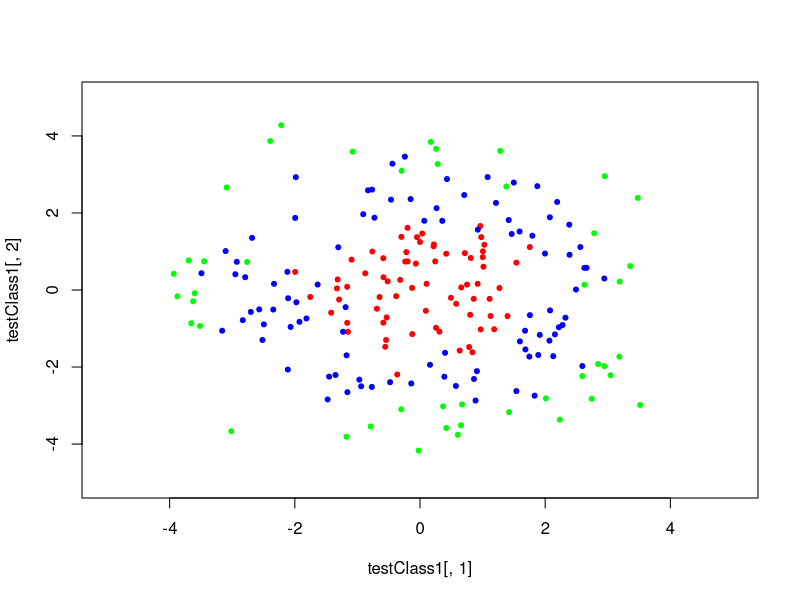

This chart was generated by the following R code:
##Mini Project five 
#functions 
mahalTwoPoints <- function(x1,x2, sigma)
{
  mahalD = sqrt(t(x1-x2) %*% solve(sigma) %*% (x1 - x2)) 
  return(mahalD)
}
getDiscrim <- function(x, mu, sigma, prior, d) {
  dG = -0.5*(t(x-mu))%*% solve(sigma)%*%(x - mu) - (d/2)*log(2*pi)-0.5*log(det(sigma))
  + log(prior)
  return(dG) 
}
mleMean = function(class)
{
  pU = NULL
  for(x in 1:ncol(class))
  {
    pU = append(pU, 0)
    for(z in 1:nrow(class))
    {
      pU[x] = class[z,x] + pU[x]
    }
    pU[x] = pU[x]/nrow(class)
  }
  
  return(t(t(pU)))
  
}
mleVar = function(class, meanVec)
{
  pS = NULL
  
  for(x in 1:ncol(class))
  {
    pS = append(pS, 0)
    for(z in 1:nrow(class))
    {
      pS[x] = (class[z,x]- meanVec[x])^2 + pS[x]
    }
    pS[x] = pS[x]/nrow(class)
  }
  
  
  return(t(t(pS)))
  
}

mleSigma = function(class, meanVec)
{
  pS = matrix(0,ncol(class), ncol(class))
  for(z in 1:nrow(class))
  {
    pS = (class[z,]- meanVec)%*%t((class[z,]- meanVec)) + pS
  }
  pS = pS*(1/(nrow(class)))
  
  return(pS)
  
}

#This question is to demonstrate that: 
#1) when the selected model is poor, the maximum-likelihood classifier does not produce
#satisfactory results; and 
#2) proper transformation of the data can compensate for poor models. The dataset1 used for this
#question is divided into training2 and test3 data, with each one consisting of 3 classes in a 2D-feature space.

#a) Assuming Gaussian distribution for all three class conditional densities, and with unknown means and covariances,
#compute the maximum likelihood estimates for each class using the training data.



testClass1 <-t(t(read.csv("MP5-data-csv/test_class_1.csv")))


testClass2 <- t(t(read.csv("MP5-data-csv/test_class_2.csv")))


testClass3 <- t(t(read.csv("MP5-data-csv/test_class_3.csv")))


trainClass1 <- t(t(read.csv("MP5-data-csv/train_class_1.csv")))
trainClass1Mean = mleMean(trainClass1)
trainClass1Sigma = mleSigma(trainClass1, trainClass1Mean)

trainClass2 <- t(t(read.csv("MP5-data-csv/train_class_2.csv")))
trainClass2Mean = mleMean(trainClass2)
trainClass2Sigma = mleSigma(trainClass2, trainClass2Mean)

trainClass3 <- t(t(read.csv("MP5-data-csv/train_class_3.csv")))
trainClass3Mean = mleMean(trainClass3)
trainClass3Sigma = mleSigma(trainClass3, trainClass3Mean)

##Mini project 2, 1a and 1b 
plot(testClass1[,1],testClass1[,2], col = "red" , xlim = range(-5,5), ylim = range(-5,5), pch = 20)
points(testClass2[,1], testClass2[,2], col = "blue", pch = 20)
points(testClass3[,1], testClass3[,2], col = "green", pch= 20)

#b) Ignore the priors, i.e. assume 1/3 for all three classes, and redo parts a) and b) of MiniProject 2, Question 1, and use
#those same Matlab functions in part c) below. Use the means and variances from part a) above.

#c) Classify the test data and compute the test error using confusion matrix4.

#d) Bayesian estimates. The data has a simpler description when seen in polar coordinates. Use cart2pol() to transform all
#the data points to polar coordinates. Use scatter() to plot the transformed points. What you should find is that the transformed
#data looks Gaussian on the radius r and uniform on the angle θ. So, ignore the angle θ and classify the test data only on r as
#follows.

#The problem is now 1-D and again, if you inspect the data, Gaussian distribution is a more suitable pdf to describe all three
#classes. Assume then that each class has p(r|ωi) = Nµi,σ2 with µi unknown and variance σ2 = 0.23 for all three classes. Let
#the only prior knowledge about µi be p(µi) = Nµ0 = 0, σ20 = 110
#and compute the Bayes estimates for µi and the posterior
#distribution p(µi|Di) of all three classes. Next compute p(r|ωi,Di) = ´(Integral) p(r|µi) p(µi|Di)dµi and use 
#this density estimate to classify the test data and compute the test error using confusion matrix.

#Do not forget to comment on the results from each step above.

